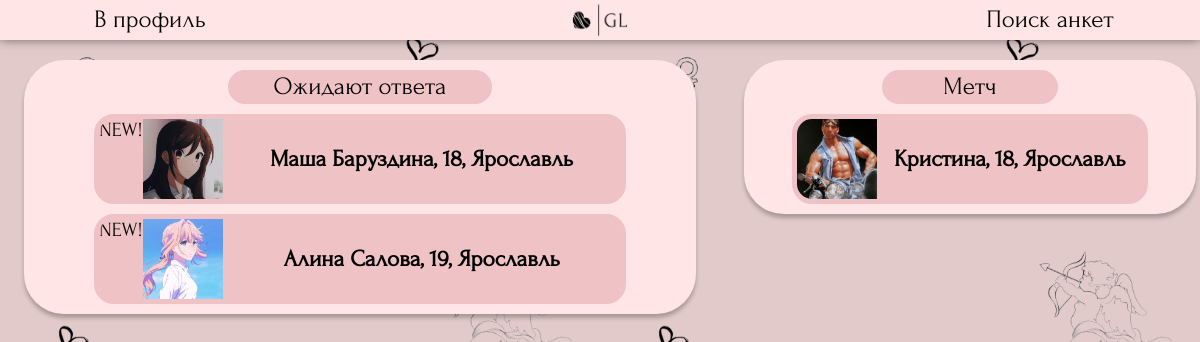
The app's page /searching/reactions/ (signed in), older data.
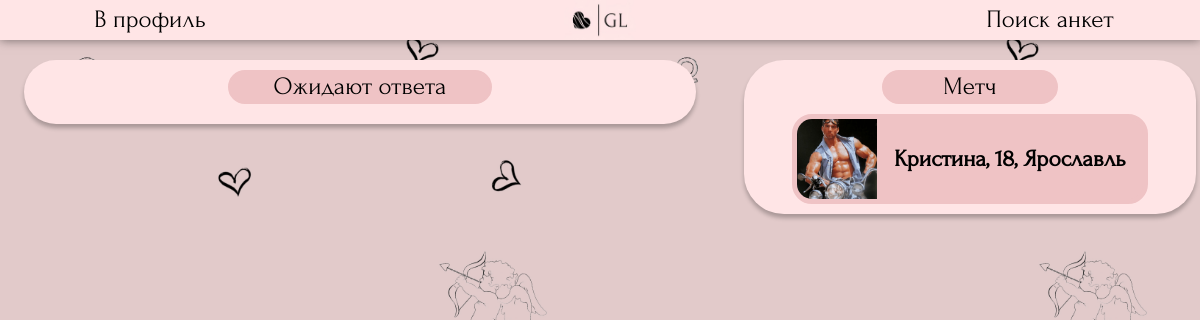
The same page, newer data.
### searching/models.py (models this page shows, shortened)
class Profile(models.Model):
    genders = (
        ('Парень', 'Парень'),
        ('Девушка', 'Девушка')
    )
    point_of_searching_list = (
        ('Отношения', 'Отношения'),
        ('Свидания', 'Свидания'),
        ('Дружба', 'Дружба'),
        ('Общение', 'Общение'),
    )
    name = models.CharField ('Имя', max_length=50)
    avatar = models.ImageField ('Фото', upload_to='photos/users', default='photos/default_avatar.jpg')
    age = models.IntegerField("Возраст")
    gender = models.CharField ("Пол", choices=genders, max_length=30, default=genders[0])
    point_of_searching = models.CharField ("Цель знакомства", choices=point_of_searching_list, max_length=30, default=point_of_searching_list[0])
    city = models.CharField ('Город', max_length=100, default="Не указано")
    description = models.TextField ('О себе', max_length=300)
    social = models.CharField ('Ссылка на соцсеть', max_length=50, default='@name')
    user = models.OneToOneField(User, verbose_name='Автор анкеты', on_delete=models.CASCADE)
    age_search_min = models.IntegerField("Возраст поиска (от)", default=16)
    age_search_max = models.IntegerField("Возраст поиска (до)", default=100)
    class Meta:
        verbose_name = "Анкета"
        verbose_name_plural = "Анкеты"

### searching/views.py (the view)
class ReactionsView(View):
    def get(self, request):
        reactions = Reactions.objects.all()
        my_reactions = []
        marked_profiles = [] #collect ids
        for reaction in reactions:
            if reaction.like_receiver.username == request.user.username:
                if reaction.viewed == False:
                    marked_profiles.append(reaction.like_sender_profile.id)
                my_reactions.append (reaction.like_sender_profile)
        pairs = NewPair.objects.all()
        my_pairs = []
        for pair in pairs:
            if pair.user1.username == request.user.username:
                if pair.viewed1 == False:
                    marked_profiles.append(pair.profile2.id)
                my_pairs.append(pair.profile2)
            if pair.user2.username == request.user.username:
                if pair.viewed2 == False:
                    marked_profiles.append(pair.profile1.id)
                my_pairs.append(pair.profile1)
        return render(request, 'searching/reactions.html', {'profile_list': my_reactions, 'pair_list':my_pairs, 'marked_profiles': marked_profiles})

### templates/searching/reactions.html (shortened to what this page needs)
{% load static %}
<!DOCTYPE HTML>
<html>
	<head>
        <link rel="stylesheet" href="{% static 'css/reactions.css' %}" type="text/css">
    </head>
    <body>
        <header>
            <button onclick="location.href='/searching/myprofile'">В профиль</button>
            <a class="logocontainer" href="{% url 'profiles' %}"><img class="mainlogo" src='{% static "css/bg_mini.jpg" %}' ></a>
            <button onclick="location.href='/searching'">Поиск анкет</button>
        </header>
        <main>
            <div class="main_list">
                <div class="important">Ожидают ответа</div>
                {% for profile in profile_list %}
                <div class="oneprofile" >
                    {% if profile.id in marked_profiles %}NEW!{% endif %}
                    <img src="{{profile.avatar.url}}" class="profilephoto">
                    <a href="{% url 'oneprofile' profile.id %}"><h3 class="profiletext">{{profile.name}}, {{profile.age}}, {{profile.city}}</h3></a>
                </div>
            {% endfor %}
            </div>
        </main>
        <aside>
            <div class="main_list">
                <div class="important">Метч</div>
                {% for pair in pair_list %}
                <div class="oneprofile" >
                        <img src="{{pair.avatar.url}}">
                        <a href="{% url 'oneprofile' pair.id %}"><h3>{{pair.name}}, {{pair.age}}, {{pair.city}}</h3></a>
                </div>
            {% endfor %}
            </div>
        </aside>
    </body>
</html>

Row changes from the older to the newer data that the page shows:
no longer on this page (row edited): Profile: shows "NEW!", avatar (picture), name "Маша Баруздина", age "18", city "Ярославль"
no longer on this page (row edited): Profile: shows "NEW!", avatar (picture), name "Алина Салова", age "19", city "Ярославль"
